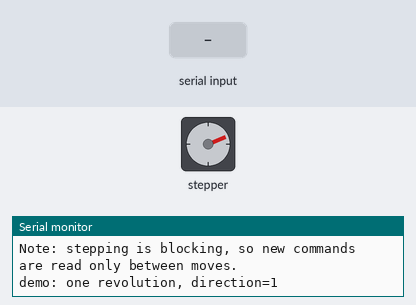
Recording of a sketch running on a simulated Arduino Mega 2560, built with avr-gcc and run on an emulated ATmega2560. On the bench: stepper motor, the last lines printed to the serial monitor. The test bench sets the inputs (shaded band). Stepper angles assume 2048 steps per turn.

Above: at 1.6 s.
1.7 s: "speed 1\n" received over Serial
At 1.86 s:
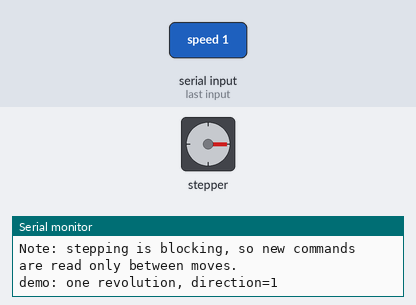
5.2 s: "demo 1\n" received over Serial
At 5.72 s:
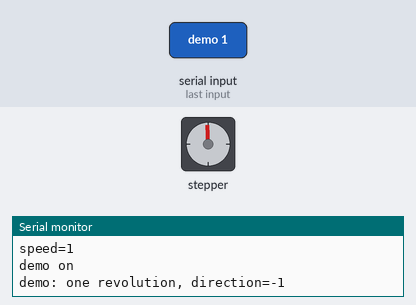
Timing chart, 0 to 37.2 s (numbered marks = the images above; inputs shaded):
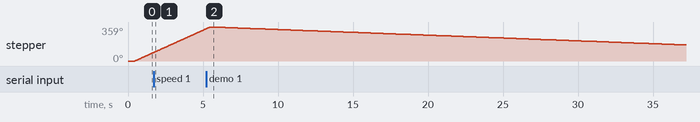

The sketch:

stepper_control.ino
```cpp
// 28BYJ-48 stepper motor driven by a ULN2003 board.
// Used here as the water-tube SPOOL winder (forward winds, backward unwinds).
//
// Pins live in the Mega's 2x18 digital block (22-53), so both steppers can sit
// side by side: this spool stepper on 22-25, the arm stepper reserved for 26-29.
//
// Wiring:
//   ULN2003 IN1 -> Mega D22
//   ULN2003 IN2 -> Mega D23
//   ULN2003 IN3 -> Mega D24
//   ULN2003 IN4 -> Mega D25
//   ULN2003 +   -> 5V from the Elegoo MB-102 power supply module (jumper on 5V)
//   ULN2003 -   -> GND, AND tie that GND to the Arduino GND (shared ground required)
//   Motor 5-pin connector -> ULN2003 white socket
//
// The built-in Stepper library wants the coil-firing order, which on
// 28BYJ-48 is IN1, IN3, IN2, IN4 -- note the swapped middle pair.

#include <Stepper.h>

const int IN1 = 22;
const int IN2 = 23;
const int IN3 = 24;
const int IN4 = 25;

const int STEPS_PER_REV = 2048;  // 28BYJ-48 full-step with internal 1:64 gearing
const unsigned long DEMO_PAUSE_MS = 800;
const int DEFAULT_RPM = 12;      // 28BYJ-48 starts stalling above ~17 RPM

Stepper motor(STEPS_PER_REV, IN1, IN3, IN2, IN4);

bool demoRunning = true;
int  demoDirection = 1;
unsigned long demoNextChange = 0;

void powerDownCoils() {
  digitalWrite(IN1, LOW);
  digitalWrite(IN2, LOW);
  digitalWrite(IN3, LOW);
  digitalWrite(IN4, LOW);
}

void printHelp() {
  Serial.println(F("Commands:"));
  Serial.println(F("  f <steps>   step forward N steps  (e.g. 'f 512')"));
  Serial.println(F("  b <steps>   step backward N steps"));
  Serial.println(F("  r <rev>     rotate N revolutions  (fractional and negative ok, e.g. 'r -0.5')"));
  Serial.println(F("  speed <rpm> set speed in RPM  (1..17 reliable on 28BYJ-48)"));
  Serial.println(F("  demo        restart the auto fwd/back demo"));
  Serial.println(F("  stop        stop the demo"));
  Serial.println(F("  help        show this list"));
  Serial.println(F("Note: stepping is blocking, so new commands are read only between moves."));
}

void setup() {
  Serial.begin(9600);
  unsigned long t = millis();
  while (!Serial && millis() - t < 3000);

  pinMode(IN1, OUTPUT);
  pinMode(IN2, OUTPUT);
  pinMode(IN3, OUTPUT);
  pinMode(IN4, OUTPUT);
  powerDownCoils();

  motor.setSpeed(DEFAULT_RPM);

  Serial.println(F("Stepper ready (28BYJ-48 via ULN2003)."));
  printHelp();
  demoNextChange = millis();
}

void runCommand(String line) {
  line.trim();
  if (line.length() == 0) return;

  String cmd = line;
  String arg = "";
  int sp = line.indexOf(' ');
  if (sp > 0) {
    cmd = line.substring(0, sp);
    arg = line.substring(sp + 1);
    arg.trim();
  }
  cmd.toLowerCase();

  if (cmd == "help" || cmd == "?") {
    printHelp();
  } else if (cmd == "demo") {
    demoRunning = true;
    demoNextChange = millis();
    Serial.println(F("demo on"));
  } else if (cmd == "stop") {
    demoRunning = false;
    powerDownCoils();
    Serial.println(F("demo off"));
  } else if (cmd == "speed") {
    int rpm = arg.toInt();
    if (rpm <= 0) rpm = 1;
    motor.setSpeed(rpm);
    Serial.print(F("speed=")); Serial.println(rpm);
  } else if (cmd == "f" || cmd == "b") {
    long steps = arg.toInt();
    if (cmd == "b") steps = -steps;
    demoRunning = false;
    Serial.print(F("stepping ")); Serial.println(steps);
    motor.step(steps);
    powerDownCoils();
  } else if (cmd == "r") {
    float rev = arg.toFloat();
    long steps = (long)(rev * STEPS_PER_REV);
    demoRunning = false;
    Serial.print(F("revolutions=")); Serial.print(rev);
    Serial.print(F(" steps=")); Serial.println(steps);
    motor.step(steps);
    powerDownCoils();
  } else {
    Serial.print(F("unknown command: ")); Serial.println(cmd);
    printHelp();
  }
}

void loop() {
  if (Serial.available()) {
    String line = Serial.readStringUntil('\n');
    runCommand(line);
  }

  if (demoRunning && millis() >= demoNextChange) {
    Serial.print(F("demo: one revolution, direction="));
    Serial.println(demoDirection);
    motor.step(demoDirection * STEPS_PER_REV);
    powerDownCoils();
    demoDirection = -demoDirection;
    demoNextChange = millis() + DEMO_PAUSE_MS;
  }
}
```
